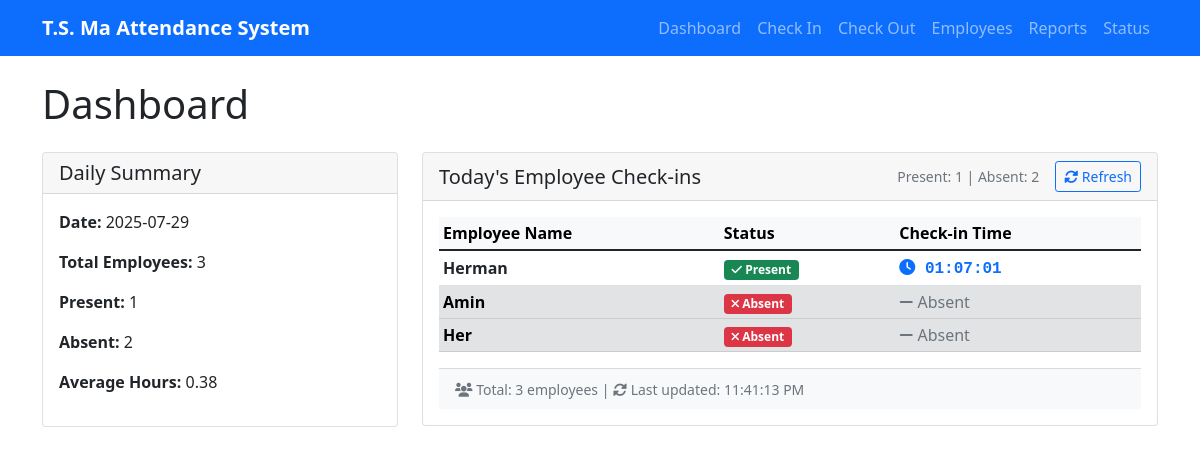
Page /dashboard on the earlier database version.
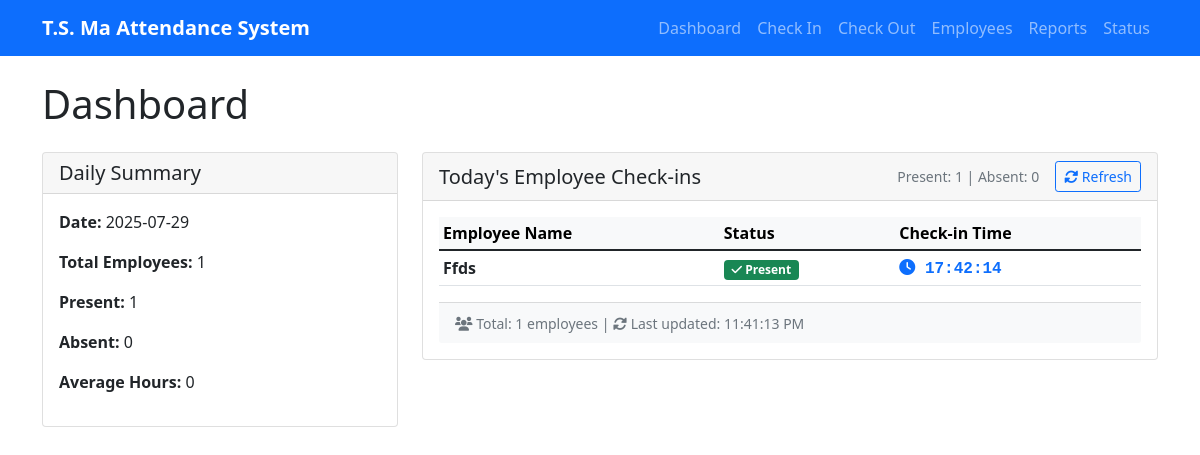
Same page on the later database version.
### tables this page shows
CREATE TABLE attendance (
                    id INTEGER PRIMARY KEY AUTOINCREMENT,
                    name TEXT NOT NULL,
                    date TEXT NOT NULL,
                    check_in_time TEXT,
                    check_out_time TEXT,
                    total_hours REAL,
                    status TEXT DEFAULT 'Absent',
                    created_at TIMESTAMP DEFAULT CURRENT_TIMESTAMP
                );

CREATE TABLE employees (
                    id INTEGER PRIMARY KEY AUTOINCREMENT,
                    name TEXT UNIQUE NOT NULL,
                    employee_id TEXT UNIQUE,
                    department TEXT,
                    position TEXT,
                    is_active BOOLEAN DEFAULT 1,
                    created_at TIMESTAMP DEFAULT CURRENT_TIMESTAMP
                );

### attendance_web_server.py (the view)
@app.route('/dashboard')
def dashboard():
    db = get_db()
    summary = db.get_daily_summary()
    today = datetime.now().strftime('%Y-%m-%d')
    today_records = db.get_attendance_report(today, today)
    all_employees = db.get_employees()
    employee_checkins = []
    checked_in_employees = {record['name']: record for record in today_records if record.get('check_in_time')}
    for name, record in checked_in_employees.items():
        check_in_time = record['check_in_time']
        if isinstance(check_in_time, str) and ' ' in check_in_time:
            try:
                time_part = datetime.strptime(check_in_time, '%Y-%m-%d %H:%M:%S').strftime('%H:%M:%S')
            except:
                time_part = check_in_time
        else:
            time_part = str(check_in_time)
        employee_checkins.append({
            'name': name,
            'status': 'Present',
            'check_in_time': time_part,
            'sort_time': check_in_time  # For sorting purposes
        })
    checked_in_names = set(checked_in_employees.keys())
    for employee in all_employees:
        if employee['name'] not in checked_in_names:
            employee_checkins.append({
                'name': employee['name'],
                'status': 'Absent',
                'check_in_time': 'Absent',
                'sort_time': '0000-00-00 00:00:00'  # Sort absent employees to the end
            })
    employee_checkins.sort(key=lambda x: x['sort_time'], reverse=True)
    return render_template('dashboard.html',
                         summary=summary,
                         employee_checkins=employee_checkins)

### attendance_database.py (called while the page is built)
    def _get_connection(self):
        return sqlite3.connect(self.db_path, check_same_thread=False)

    def get_employees(self) -> List[Dict]:
        try:
            conn = self._get_connection()
            cursor = conn.cursor()
            cursor.execute('''
                SELECT id, name, employee_id, department, position
                FROM employees
                WHERE is_active = 1
                ORDER BY name
            ''')
            employees = []
            for row in cursor.fetchall():
                employees.append({
                    'id': row[0],
                    'name': row[1],
                    'employee_id': row[2],
                    'department': row[3],
                    'position': row[4]
                })
            conn.close()
            return employees
        except Exception as e:
            print(f"Error getting employees: {e}")
            return []

### attendance_web_server.py (called while the page is built)
def get_db():
    global db
    if db is None:
        db = AttendanceDatabase()
    return db

### templates/dashboard.html (shortened to what the changed rows need)
{% extends "base.html" %}
{% block content %}
<h1 class="mb-4">Dashboard</h1>
<div class="row">
    <div class="col-md-4">
        <div class="card">
            <div class="card-body">
                <p><strong>Date:</strong> {{ summary.date }}</p>
                <p><strong>Total Employees:</strong> {{ summary.total_employees }}</p>
                <p><strong>Present:</strong> {{ summary.present_employees }}</p>
                <p><strong>Absent:</strong> {{ summary.absent_employees }}</p>
                <p><strong>Average Hours:</strong> {{ summary.average_hours }}</p>
            </div>
        </div>
    </div>
    <div class="col-md-8">
        <div class="card">
            <div class="card-header">
                <div class="d-flex justify-content-between align-items-center">
                    <div class="d-flex align-items-center">
                        <small class="text-muted me-3">
                            Present: {{ summary.present_employees }} | Absent: {{ summary.absent_employees }}
                        </small>
                        <button class="btn btn-sm btn-outline-primary" onclick="location.reload()">
                            <i class="fas fa-sync-alt"></i> Refresh
                        </button>
                    </div>
                </div>
            </div>
            <div class="card-body">
                {% if employee_checkins %}
                    <div class="table-responsive employee-table">
                        <table class="table table-sm table-hover">
                            <thead class="table-light">
                                <tr>
                                    <th width="40%">Employee Name</th>
                                    <th width="25%">Status</th>
                                    <th width="35%">Check-in Time</th>
                                </tr>
                            </thead>
                            <tbody>
                                {% for employee in employee_checkins %}
                                <tr class="{% if employee.status == 'Absent' %}table-secondary{% endif %}">
                                    <td>
                                        <strong>{{ employee.name }}</strong>
                                    </td>
                                    <td>
                                        {% if employee.status == 'Present' %}
                                            <span class="badge bg-success">
                                                <i class="fas fa-check"></i> {{ employee.status }}
                                            </span>
                                        {% else %}
                                            <span class="badge bg-danger">
                                                <i class="fas fa-times"></i> {{ employee.status }}
                                            </span>
                                        {% endif %}
                                    </td>
                                    <td>
                                        {% if employee.check_in_time != 'Absent' %}
                                            <span class="text-primary check-in-time">
                                                <i class="fas fa-clock"></i> {{ employee.check_in_time }}
                                            </span>
                                        {% else %}
                                            <span class="text-muted">
                                                <i class="fas fa-minus"></i> {{ employee.check_in_time }}
                                            </span>
                                        {% endif %}
                                    </td>
                                </tr>
                                {% endfor %}
                            </tbody>
                        </table>
                    </div>
                    <div class="card-footer bg-light">
                        <small class="text-muted">
                            <i class="fas fa-users"></i> Total: {{ employee_checkins|length }} employees |
                            <i class="fas fa-sync-alt"></i> Last updated:
                            <span id="last-updated"></span>
                        </small>
                    </div>
                {% else %}
                    <div class="text-center py-4">
                        <i class="fas fa-exclamation-triangle text-warning fa-2x mb-2"></i>
                        <p>No employee data available</p>
                    </div>
                {% endif %}
            </div>
        </div>
    </div>
</div>
{% endblock %}

Differences in the rows shown:
removed attendance: name "Herman", status "Present", check_in_time "01:07:01"
no longer on this page (row edited): employees: name "Amin", status "Absent", check_in_time "Absent"
removed employees: name "Her", status "Absent", check_in_time "Absent"
now on this page (row edited): attendance: name "Ffds", status "Present", check_in_time "17:42:14"
Other differences:
{{ summary.total_employees }}: "3" → "1"
{{ summary.absent_employees }}: "2" → "0"
{{ summary.average_hours }}: "0.38" → "0"
{{ employee_checkins|length }}: "3" → "1"
